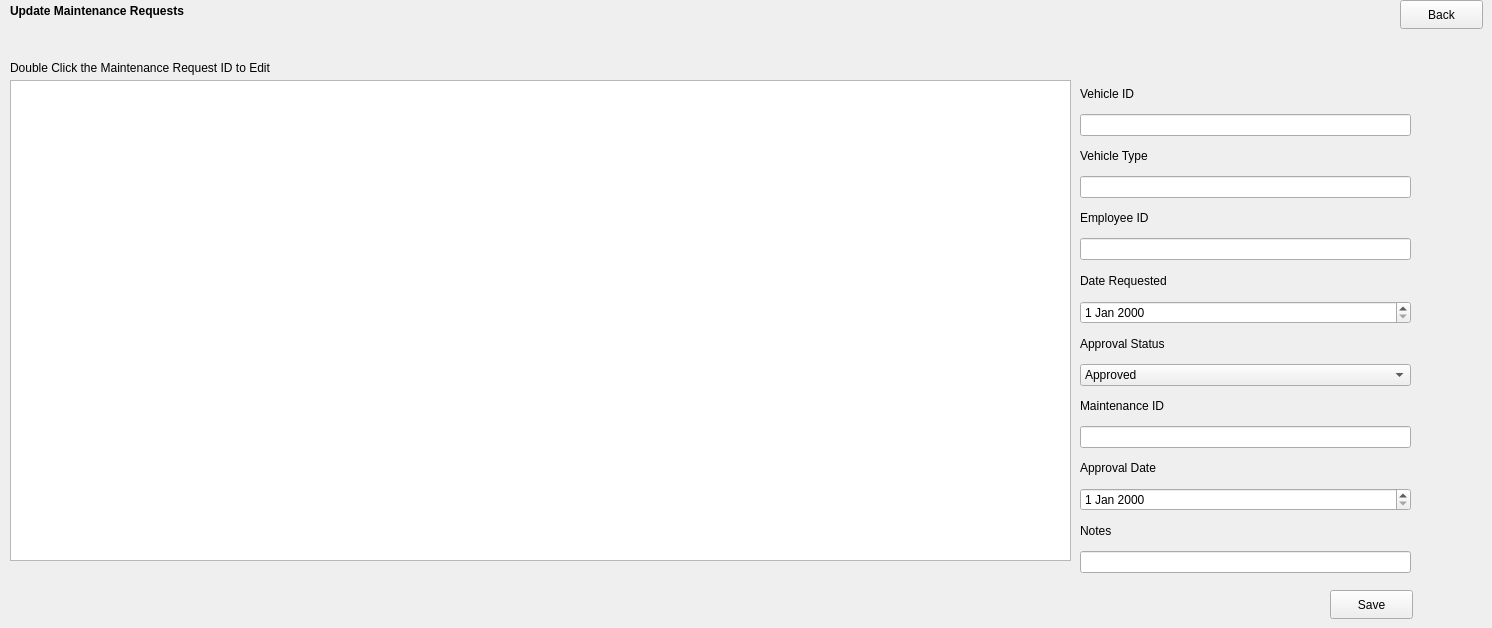
    <widget class="QWidget" name="page_12">
     <widget class="QLabel" name="label_14">
      <property name="geometry">
       <rect>
        <x>10</x>
        <y>0</y>
        <width>221</width>
        <height>21</height>
       </rect>
      </property>
      <property name="font">
       <font>
        <bold>true</bold>
       </font>
      </property>
      <property name="text">
       <string>Update Maintenance Requests</string>
      </property>
     </widget>
     <widget class="QPushButton" name="Create_Maintenance_Request_Back_2">
      <property name="geometry">
       <rect>
        <x>1400</x>
        <y>0</y>
        <width>83</width>
        <height>29</height>
       </rect>
      </property>
      <property name="text">
       <string>Back</string>
      </property>
     </widget>
     <widget class="QWidget" name="verticalLayoutWidget_9">
      <property name="geometry">
       <rect>
        <x>1080</x>
        <y>80</y>
        <width>331</width>
        <height>493</height>
       </rect>
      </property>
      <layout class="QVBoxLayout" name="verticalLayout_13">
       <item>
        <widget class="QLabel" name="label_98">
         <property name="text">
          <string>Vehicle ID</string>
         </property>
        </widget>
       </item>
       <item>
        <widget class="QLineEdit" name="UpdateMaintenanceRequest_VehicleID"/>
       </item>
       <item>
        <widget class="QLabel" name="label_99">
         <property name="text">
          <string>Vehicle Type</string>
         </property>
        </widget>
       </item>
       <item>
        <widget class="QLineEdit" name="UpdateMaintenanceRequest_VehicleType"/>
       </item>
       <item>
        <widget class="QLabel" name="label_100">
         <property name="text">
          <string>Employee ID</string>
         </property>
        </widget>
       </item>
       <item>
        <widget class="QLineEdit" name="UpdateMaintenanceRequest_EmpID"/>
       </item>
       <item>
        <widget class="QLabel" name="label_101">
         <property name="text">
          <string>Date Requested</string>
         </property>
        </widget>
       </item>
       <item>
        <widget class="QDateEdit" name="UpdateMaintenanceRequest_DateRequested"/>
       </item>
       <item>
        <widget class="QLabel" name="label_102">
         <property name="text">
          <string>Approval Status</string>
         </property>
        </widget>
       </item>
       <item>
        <widget class="QComboBox" name="UpdateMaintenanceRequest_ApprovalStatus">
         <item>
          <property name="text">
           <string>Approved</string>
          </property>
         </item>
         <item>
          <property name="text">
           <string>Pending</string>
          </property>
         </item>
        </widget>
       </item>
       <item>
        <widget class="QLabel" name="label_103">
         <property name="text">
          <string>Maintenance ID</string>
         </property>
        </widget>
       </item>
       <item>
        <widget class="QLineEdit" name="UpdateMaintenanceRequest_MaintenanceID"/>
       </item>
       <item>
        <widget class="QLabel" name="label_104">
         <property name="text">
          <string>Approval Date</string>
         </property>
        </widget>
       </item>
       <item>
        <widget class="QDateEdit" name="UpdateMaintenanceRequest_ApprovalDate"/>
       </item>
       <item>
        <widget class="QLabel" name="label_105">
         <property name="text">
          <string>Notes</string>
         </property>
        </widget>
       </item>
       <item>
        <widget class="QLineEdit" name="UpdateMaintenanceRequest_Notes"/>
       </item>
      </layout>
     </widget>
     <widget class="QLabel" name="label_106">
      <property name="geometry">
       <rect>
        <x>10</x>
        <y>60</y>
        <width>491</width>
        <height>16</height>
       </rect>
      </property>
      <property name="text">
       <string>Double Click the Maintenance Request ID to Edit</string>
      </property>
     </widget>
     <widget class="QTableView" name="UpdateMaintenanceReq_tableView">
      <property name="geometry">
       <rect>
        <x>10</x>
        <y>80</y>
        <width>1061</width>
        <height>481</height>
       </rect>
      </property>
     </widget>
     <widget class="QPushButton" name="UpdateMaintenanceReq_Save">
      <property name="geometry">
       <rect>
        <x>1330</x>
        <y>590</y>
        <width>83</width>
        <height>29</height>
       </rect>
      </property>
      <property name="text">
       <string>Save</string>
      </property>
     </widget>
    </widget>
